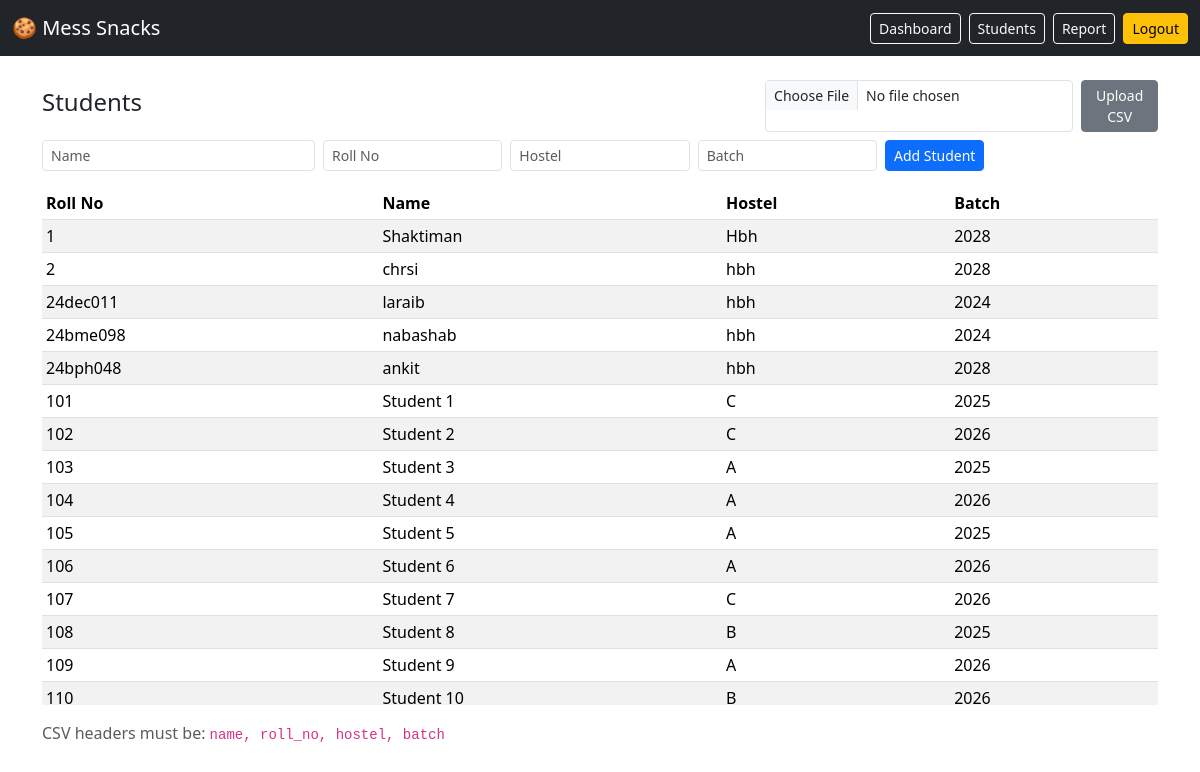
Page /students (signed in) on the committed database.
### tables this page shows
CREATE TABLE students (
        id INTEGER PRIMARY KEY AUTOINCREMENT,
        name TEXT NOT NULL,
        roll_no TEXT NOT NULL UNIQUE,
        hostel TEXT,
        batch TEXT
    );

### app.py (the view, shortened to what this page needs)
@app.route("/students", methods=["GET", "POST"])
def students():
    if not require_admin():
        return redirect(url_for("login"))
    conn = get_db()
    cur = conn.cursor()
    cur.execute("SELECT * FROM students ORDER BY CAST(roll_no AS INTEGER) ASC")
    rows = cur.fetchall()
    conn.close()
    return render_template("students.html", rows=rows)

### app.py (called while the page is built)
def get_db():
    conn = sqlite3.connect(DB_PATH)
    conn.row_factory = sqlite3.Row
    return conn

def require_admin():
    if not session.get("is_admin"):
        flash("Please login as admin.", "warning")
        return False
    return True

### templates/students.html
{% extends "base.html" %}
{% block content %}
<div class="d-flex justify-content-between align-items-center mb-2">
  <h4>Students</h4>
  <form action="{{ url_for('upload_students') }}" method="POST" enctype="multipart/form-data" class="d-flex gap-2">
    <input type="file" name="file" class="form-control form-control-sm" accept=".csv" required>
    <button class="btn btn-secondary btn-sm" type="submit">Upload CSV</button>
  </form>
</div>
<form method="POST" class="row g-2 mb-3">
  <div class="col-md-3"><input class="form-control form-control-sm" name="name" placeholder="Name" required></div>
  <div class="col-md-2"><input class="form-control form-control-sm" name="roll_no" placeholder="Roll No" required></div>
  <div class="col-md-2"><input class="form-control form-control-sm" name="hostel" placeholder="Hostel"></div>
  <div class="col-md-2"><input class="form-control form-control-sm" name="batch" placeholder="Batch"></div>
  <div class="col-md-3"><button class="btn btn-primary btn-sm" type="submit">Add Student</button></div>
</form>
<div class="table-fixed">
<table class="table table-sm table-striped">
  <thead><tr><th>Roll No</th><th>Name</th><th>Hostel</th><th>Batch</th></tr></thead>
  <tbody>
  {% for s in rows %}
    <tr>
      <td>{{ s["roll_no"] }}</td>
      <td>{{ s["name"] }}</td>
      <td>{{ s["hostel"] }}</td>
      <td>{{ s["batch"] }}</td>
    </tr>
  {% endfor %}
  </tbody>
</table>
</div>
<p class="mt-3 text-muted">CSV headers must be: <code>name, roll_no, hostel, batch</code></p>
{% endblock %}

### templates/base.html (shortened to what this page needs)
<!doctype html>
<html lang="en">
<head>
  <link rel="stylesheet" href="https://cdn.jsdelivr.net/npm/bootstrap@5.3.3/dist/css/bootstrap.min.css">
</head>
<body>
<nav class="navbar fixed-top navbar-dark bg-dark">
  <div class="container-fluid">
    <a class="navbar-brand" href="{{ url_for('index') }}">🍪 Mess Snacks</a>
    <div class="d-flex gap-2">
      {% if session.get('is_admin') %}
        <a class="btn btn-outline-light btn-sm" href="{{ url_for('dashboard') }}">Dashboard</a>
        <a class="btn btn-outline-light btn-sm" href="{{ url_for('students') }}">Students</a>
        <a class="btn btn-outline-light btn-sm" href="{{ url_for('report') }}">Report</a>
        <a class="btn btn-warning btn-sm" href="{{ url_for('logout') }}">Logout</a>
      {% else %}
        <a class="btn btn-outline-light btn-sm" href="{{ url_for('login') }}">Admin</a>
      {% endif %}
    </div>
  </div>
</nav>
<div class="container mt-3">
  {% block content %}{% endblock %}
</div>
</body>
</html>

### templates/base.html (style rules this page uses)
body { padding-top: 64px; }
.table-fixed { max-height: 60vh; overflow:auto; }

### rows in the picture
students: roll_no "1", name "Shaktiman", hostel "Hbh", batch "2028"
students: roll_no "2", name "chrsi", hostel "hbh", batch "2028"
students: roll_no "24dec011", name "laraib", hostel "hbh", batch "2024"
students: roll_no "24bme098", name "nabashab", hostel "hbh", batch "2024"
students: roll_no "24bph048", name "ankit", hostel "hbh", batch "2028"
students: roll_no "101", name "Student 1", hostel "C", batch "2025"
students: roll_no "102", name "Student 2", hostel "C", batch "2026"
students: roll_no "103", name "Student 3", hostel "A", batch "2025"
students: roll_no "104", name "Student 4", hostel "A", batch "2026"
students: roll_no "105", name "Student 5", hostel "A", batch "2025"
students: roll_no "106", name "Student 6", hostel "A", batch "2026"
students: roll_no "107", name "Student 7", hostel "C", batch "2026"
students: roll_no "108", name "Student 8", hostel "B", batch "2025"
students: roll_no "109", name "Student 9", hostel "A", batch "2026"
students: roll_no "110", name "Student 10", hostel "B", batch "2026"
